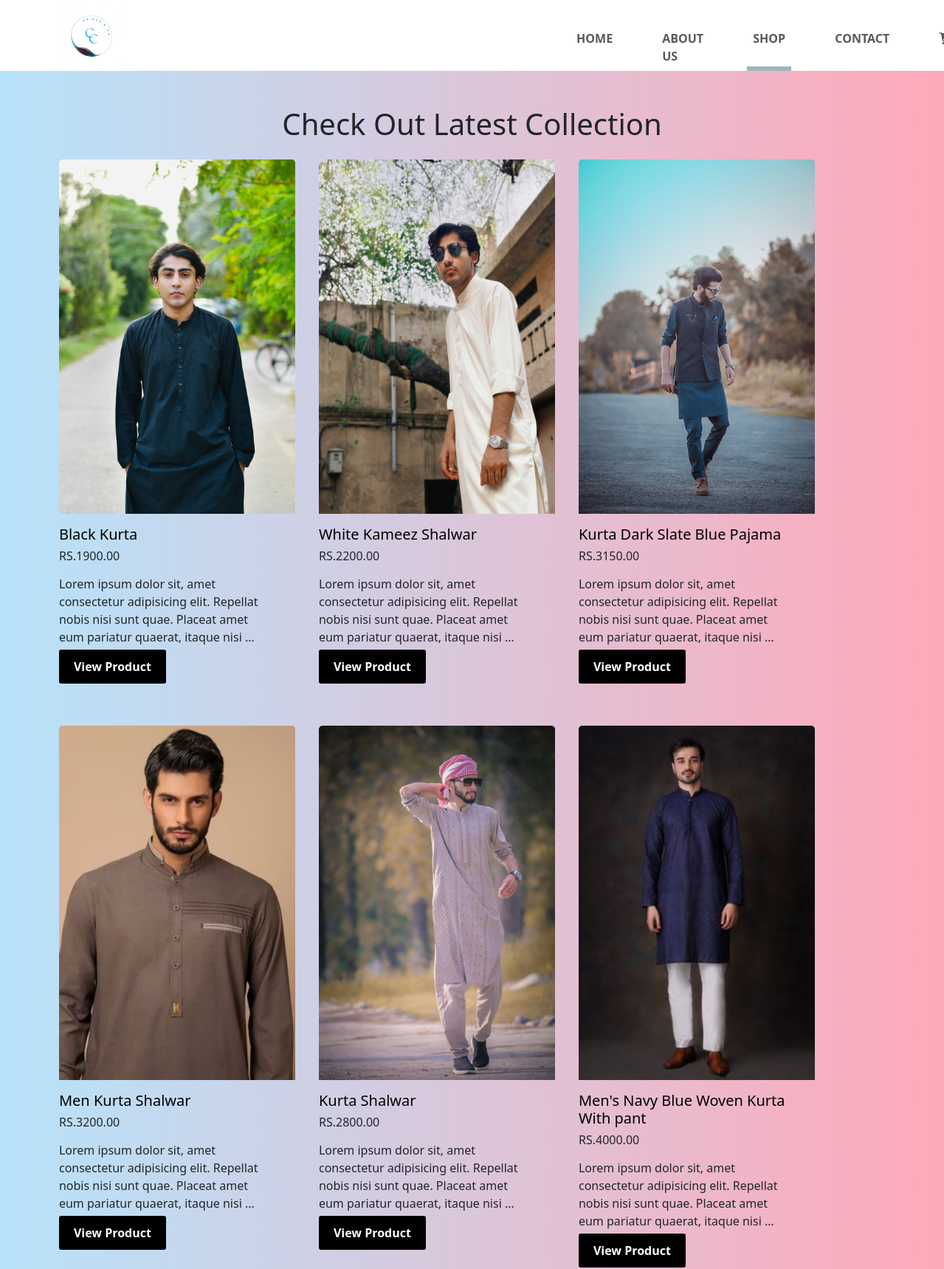
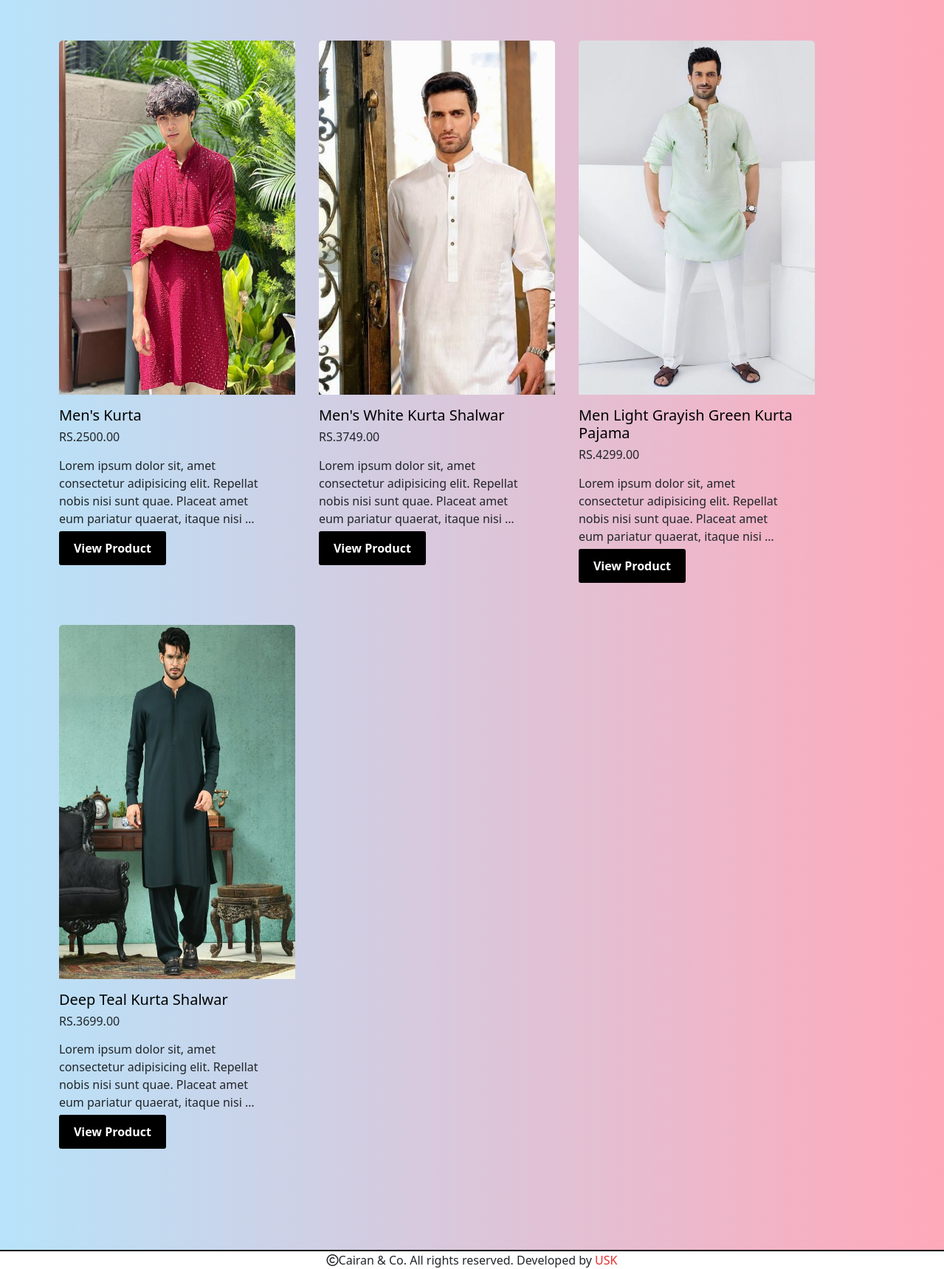
The app's page /shop/ with its own data (2 pictures, top to bottom).
### shop/models.py (models this page shows, shortened)
class Product(models.Model):
    unique_id=models.UUIDField(default=uuid.uuid4,editable=True, unique=True)
    name = models.CharField(max_length=255)
    slug = models.SlugField(unique=True, blank=True, null=True)
    description = models.TextField()
    price = models.DecimalField(max_digits=10, decimal_places=2)

class ProductImage(models.Model):
    product = models.ForeignKey(Product, on_delete=models.CASCADE, related_name='images')
    image = models.ImageField(upload_to='product_images/')

### shop/views.py (the view)
# urls.py: path('', views.shop, name='shop'),
def shop(request):
    products=Product.objects.all()
    return render(request,'shop.html', {'products':products})

### shop/templates/shop.html (shortened to what this page needs)
{% extends "layout.html" %}
{% load static %}
{% block shopLinkClass %}active{% endblock  %}
{% block content %}
<br><br>
    <section id="product-cards">
        <div class="container">
            <div class="row">
                <h1>Check Out Latest Collection</h1>
                {% for product in products %}
                    <div class="card col-md-4" style=" margin-bottom: 20px;">
                        <a href="{% url 'product' slug=product.slug %}"><img id="card-image" src="{{ product.images.first.image.url }}" class="card-img-top" alt="{{ product.name }}"></a>
                        <div class="card-body">
                            <h5 class="card-title"><a class="text-black" href="{% url 'product' slug=product.slug %}">{{ product.name }}</a></h5>
                            <h6 class="card-title">RS.{{ product.price }}</h6>
                            <p class="card-text">{{ product.description|truncatewords:20 }}</p>
                            <a href="{% url 'product' slug=product.slug %}" class="view-product-btn">View Product</a>
                        </div>
                    </div>
                {% endfor %}
            </div>
        </div>
    </section>
{% endblock %}

### static/css/style.css (style rules this page uses)
* { margin: 0%; padding: 0%; box-sizing: border-box; }
a { text-decoration: none !important; }
body { background-image: linear-gradient(90deg, #B7E3FA, #FFA9BA); background-repeat: no-repeat; background-size: contain; }
#card-image { width: 20rem !important; height: 30rem; }
.card { width: 20rem !important; padding-left: 0% !important; margin: 1rem; border: none; padding-bottom: 1rem !important; background-color: transparent !important; }
.card-body { margin-left: -1rem !important; }
.card-body h6 { margin-bottom: 1rem !important; }
.container { min-width: 90% !important; }

### static/css/product.css (style rules this page uses)
.add-to-cart-btn, .view-product-btn { border: none; padding: 0.5rem 1rem; border-radius: 3px; font-weight: 600; background-color: black; color: white; border: 4px solid transparent; }
.row h1 { text-align: center !important; }
section:nth-of-type(1) { margin-bottom: 5rem; }

### records on screen
Product: images.first.image (picture), name "Black Kurta", price "1900.00", description "Lorem ipsum dolor sit, amet consectetur adipisicing elit. Repellat nobis nisi sunt quae. Placeat amet eum pariatur quaerat, itaque nisi …"
Product: images.first.image (picture), name "White Kameez Shalwar", price "2200.00", description "Lorem ipsum dolor sit, amet consectetur adipisicing elit. Repellat nobis nisi sunt quae. Placeat amet eum pariatur quaerat, itaque nisi …"
Product: images.first.image (picture), name "Kurta Dark Slate Blue Pajama", price "3150.00", description "Lorem ipsum dolor sit, amet consectetur adipisicing elit. Repellat nobis nisi sunt quae. Placeat amet eum pariatur quaerat, itaque nisi …"
Product: images.first.image (picture), name "Men Kurta Shalwar", price "3200.00", description "Lorem ipsum dolor sit, amet consectetur adipisicing elit. Repellat nobis nisi sunt quae. Placeat amet eum pariatur quaerat, itaque nisi …"
Product: images.first.image (picture), name "Kurta Shalwar", price "2800.00", description "Lorem ipsum dolor sit, amet consectetur adipisicing elit. Repellat nobis nisi sunt quae. Placeat amet eum pariatur quaerat, itaque nisi …"
Product: images.first.image (picture), name "Men's Navy Blue Woven Kurta With pant", price "4000.00", description "Lorem ipsum dolor sit, amet consectetur adipisicing elit. Repellat nobis nisi sunt quae. Placeat amet eum pariatur quaerat, itaque nisi …"
Product: images.first.image (picture), name "Men's Kurta", price "2500.00", description "Lorem ipsum dolor sit, amet consectetur adipisicing elit. Repellat nobis nisi sunt quae. Placeat amet eum pariatur quaerat, itaque nisi …"
Product: images.first.image (picture), name "Men's White Kurta Shalwar", price "3749.00", description "Lorem ipsum dolor sit, amet consectetur adipisicing elit. Repellat nobis nisi sunt quae. Placeat amet eum pariatur quaerat, itaque nisi …"
Product: images.first.image (picture), name "Men Light Grayish Green Kurta Pajama", price "4299.00", description "Lorem ipsum dolor sit, amet consectetur adipisicing elit. Repellat nobis nisi sunt quae. Placeat amet eum pariatur quaerat, itaque nisi …"
Product: images.first.image (picture), name "Deep Teal Kurta Shalwar", price "3699.00", description "Lorem ipsum dolor sit, amet consectetur adipisicing elit. Repellat nobis nisi sunt quae. Placeat amet eum pariatur quaerat, itaque nisi …"
